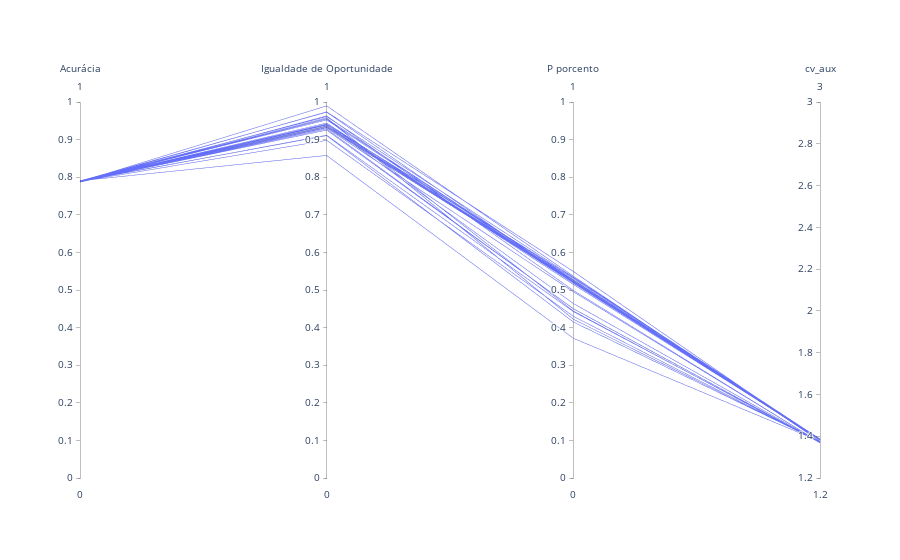

The cell this chart's notebook holds for it:
### Code cell
fig = go.Figure(data=
    go.Parcoords(
        line = dict(),
        dimensions = list([
            dict(range = [0,1],
                label = 'Acurácia', values = metrics_adult_log['Acurácia']),
            dict(range = [0,1],
                label = 'Igualdade de Oportunidade', values = metrics_adult_log['Igualdade de Oportunidade']),
            dict(range = [0,1],
                label = 'P porcento', values = metrics_adult_log['P porcento']),
            dict(range = [1.2,3],
                label = 'cv_aux', values = metrics_adult_log['cv_aux']),
        ])
    )
)

fig.update_layout(
    plot_bgcolor = 'white',
    paper_bgcolor = 'white'
)

fig.show()

### Figure 1 — Plotly figure (JSON) as saved in the notebook; plotly's stock layout.template omitted (floating-point values rounded to 4 significant figures; data arrays with more than 128 entries replaced by an {"elided": "..."} marker saying what was removed)
{"data": [{"dimensions": [{"label": "Acurácia", "range": [0, 1], "values": {"elided": "150 float values"}}, {"label": "Igualdade de Oportunidade", "range": [0, 1], "values": {"elided": "150 float values"}}, {"label": "P porcento", "range": [0, 1], "values": {"elided": "150 float values"}}, {"label": "cv_aux", "range": [1.2, 3], "values": {"elided": "150 float values"}}], "type": "parcoords"}], "layout": {"paper_bgcolor": "white", "plot_bgcolor": "white"}}
